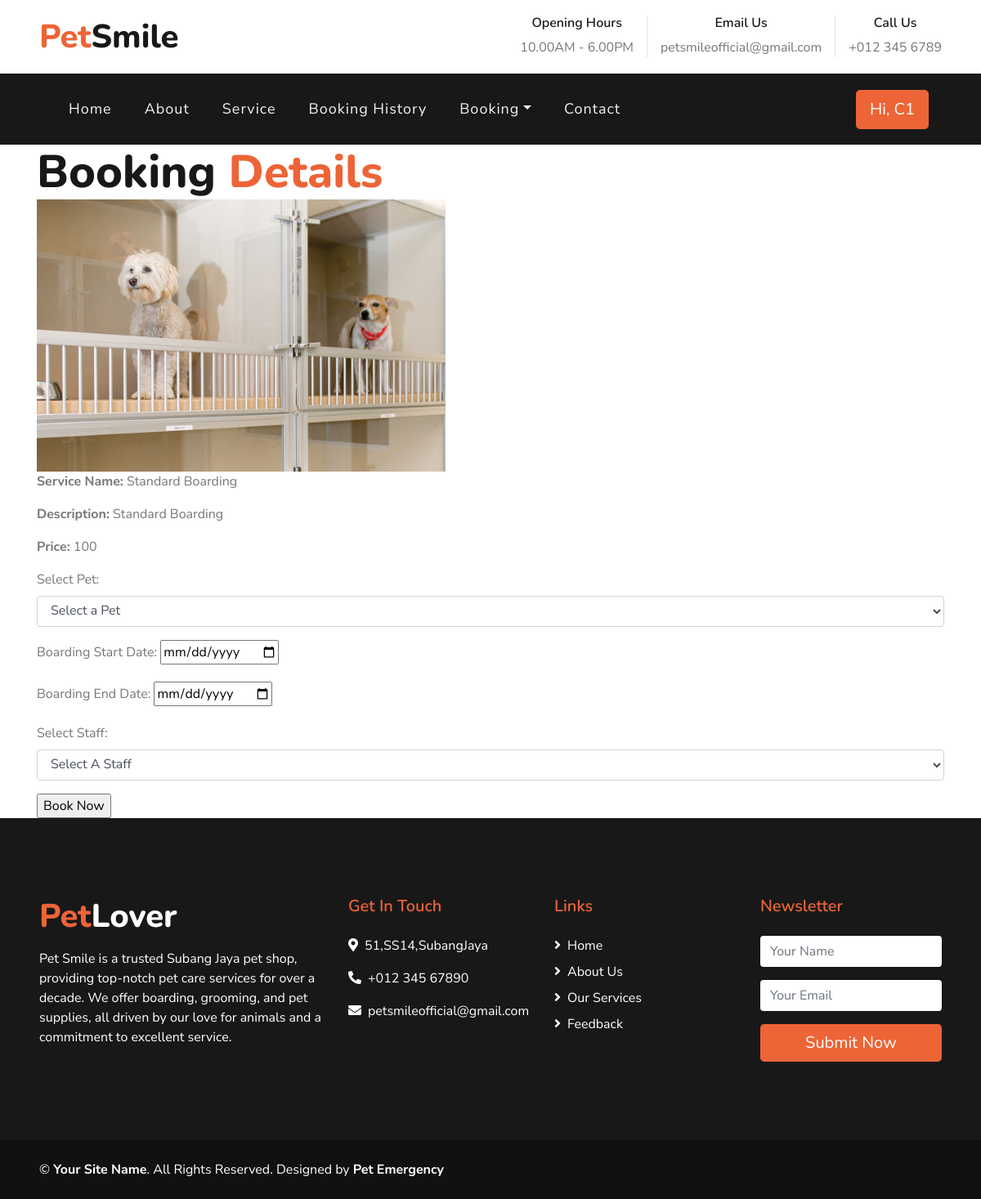
/booking.php?serviceID=SB1 (signed in), run on the app's committed database.
### tables this page shows
CREATE TABLE `service` (
  `ID` int(11) NOT NULL,
  `Service_ID` varchar(20) NOT NULL,
  `Service_Type` varchar(20) NOT NULL,
  `Service_Name` varchar(20) NOT NULL,
  `Service_Desc` varchar(20) NOT NULL,
  `Price` varchar(20) NOT NULL,
  `Img` longtext NOT NULL
);

### booking.php (the view, shortened to what this page needs)
<?php
$con = mysqli_connect('localhost', 'root', '', 'petsmile');
if (isset($_GET['serviceID'])) {
    $serviceID = $_GET['serviceID'];
    $selectServicesQuery = "SELECT * FROM service WHERE Service_ID = '$serviceID'";
    $servicesResult = mysqli_query($con, $selectServicesQuery);
    $serviceData = mysqli_fetch_assoc($servicesResult);
    $serviceName = $serviceData['Service_Name'];
    $serviceDesc = $serviceData['Service_Desc'];
    $price = $serviceData['Price'];
    $imageFileName = $serviceData['Img'];
    $serviceType = $serviceData['Service_Type'];
} else {
    echo "Service ID not provided.";
    exit;
}
?>
<!DOCTYPE html>
<html lang="en">
<head>
    <link href="https://cdnjs.cloudflare.com/ajax/libs/font-awesome/5.10.0/css/all.min.css" rel="stylesheet">
    <link href="lib/flaticon/font/flaticon.css" rel="stylesheet">
    <link href="lib/owlcarousel/assets/owl.carousel.min.css" rel="stylesheet">
    <link href="lib/tempusdominus/css/tempusdominus-bootstrap-4.min.css" rel="stylesheet" />
    <link href="css/style.css" rel="stylesheet">
</head>
<body>
        <div class="row py-3 px-lg-5">
            <div class="col-lg-4">
                <a href="" class="navbar-brand d-none d-lg-block">
                    <h1 class="m-0 display-5 text-capitalize"><span class="text-primary">Pet</span>Smile</h1>
                </a>
            </div>
            <div class="col-lg-8 text-center text-lg-right">
                <div class="d-inline-flex align-items-center">
                    <div class="d-inline-flex flex-column text-center pr-3 border-right">
                        <h6>Opening Hours</h6>
                        <p class="m-0">10.00AM - 6.00PM</p>
                    </div>
                    <div class="d-inline-flex flex-column text-center px-3 border-right">
                        <h6>Email Us</h6>
                        <p class="m-0">petsmileofficial@gmail.com</p>
                    </div>
                    <div class="d-inline-flex flex-column text-center pl-3">
                        <h6>Call Us</h6>
                        <p class="m-0">+012 345 6789</p>
                    </div>
                </div>
            </div>
        </div>
    <div class="container-fluid p-0">
        <nav class="navbar navbar-expand-lg bg-dark navbar-dark py-3 py-lg-0 px-lg-5">
            <div class="collapse navbar-collapse justify-content-between px-3" id="navbarCollapse">
                <div class="navbar-nav mr-auto py-0">
                    <a href="index.php" class="nav-item nav-link">Home</a>
                    <a href="about.php" class="nav-item nav-link">About</a>
                    <a href="service.php" class="nav-item nav-link">Service</a>
                    <a href="bookinghistory.php" class="nav-item nav-link">Booking History</a>
                    <div class="nav-item dropdown">
                      <a href="#" class="nav-link dropdown-toggle" data-toggle="dropdown">Booking</a>
                  </div>
                    <a href="contact.php" class="nav-item nav-link">Contact</a>
                </div>
                <?php
                if (isset($_SESSION['Cust_ID'])) {
                    echo '<a href="edit-profile.php" class="btn btn-lg btn-primary px-3 d-none d-lg-block">Hi, ' . $_SESSION['Cust_ID'] . '</a>';
                } else {
                  echo'<a href="login.php" class="btn btn-lg btn-primary px-3 d-none d-lg-block">Login</a>';
                }
                ?>
            </div>
        </nav>
    </div>
    <body>
        <div class="container">
          <h1 class="display-4 m-0">Booking <span class="text-primary">Details</span></h1>
            <?php
            echo "<img src='img/$imageFileName' alt='$serviceName' style='max-width: 500px;'><br>";
            echo "<p><strong>Service Name:</strong> $serviceName</p>";
            echo "<p><strong>Description:</strong> $serviceDesc</p>";
            echo "<p><strong>Price:</strong> $price</p>";
            ?>
            <form action="process-booking.php" method="POST">
                <div class="form-group">
                    <label for="petName">Select Pet:</label>
                    <select name="petName" id="petName" class="form-control">
                      <option value="">Select a Pet</option>
                    </select>
                </div>
                <?php
                if ($serviceType === "Pet Boarding") {
                    echo '<div class="form-group">
                              <label for="boardingStartDate">Boarding Start Date:</label>
                              <input type="date" id="boardingStartDate" name="boardingStartDate" required>
                          </div>';
                    echo '<div class="form-group">
                              <label for="boardingEndDate">Boarding End Date:</label>
                              <input type="date" id="boardingEndDate" name="boardingEndDate" required>
                          </div>';
                }
                ?>
                <div class="form-group">
                  <label for="staffName">Select Staff:</label>
                  <select name="staffName" id="staffName" class="form-control">
                      <option selected>Select A Staff</option>
                  </select>
              </div>
                <input type="submit" value="Book Now">
            </form>
        </div>
    </body>
    <div class="container-fluid bg-dark text-white py-5 px-sm-3 px-md-5">
        <div class="row pt-5">
            <div class="col-lg-4 col-md-12 mb-5">
                <h1 class="mb-3 display-5 text-capitalize text-white"><span class="text-primary">Pet</span>Lover</h1>
                <p class="m-0">Pet Smile is a trusted Subang Jaya pet shop, providing top-notch pet care services for over a decade. We offer boarding, grooming, and pet supplies, all driven by our love for animals and a commitment to excellent service.</p>
            </div>
            <div class="col-lg-8 col-md-12">
                <div class="row">
                    <div class="col-md-4 mb-5">
                        <h5 class="text-primary mb-4">Get In Touch</h5>
                        <p><i class="fa fa-map-marker-alt mr-2"></i>51,SS14,SubangJaya</p>
                        <p><i class="fa fa-phone-alt mr-2"></i>+012 345 67890</p>
                        <p><i class="fa fa-envelope mr-2"></i>petsmileofficial@gmail.com</p>
                    </div>
                    <div class="col-md-4 mb-5">
                        <h5 class="text-primary mb-4">Links</h5>
                        <div class="d-flex flex-column justify-content-start">
                            <a class="text-white mb-2" href="home.php"><i class="fa fa-angle-right mr-2"></i>Home</a>
                            <a class="text-white mb-2" href="about.php"><i class="fa fa-angle-right mr-2"></i>About Us</a>
                            <a class="text-white mb-2" href="service.php"><i class="fa fa-angle-right mr-2"></i>Our Services</a>
                            <a class="text-white" href="contact.php"><i class="fa fa-angle-right mr-2"></i>Feedback</a>
                        </div>
                    </div>
                    <div class="col-md-4 mb-5">
                        <h5 class="text-primary mb-4">Newsletter</h5>
                        <form action="">
                            <div class="form-group">
                                <input type="text" class="form-control border-0" placeholder="Your Name" required="required" />
                            </div>
                            <div class="form-group">
                                <input type="email" class="form-control border-0" placeholder="Your Email" required="required" />
                            </div>
                            <div>
                                <button class="btn btn-lg btn-primary btn-block border-0" type="submit">Submit Now</button>
                            </div>
                        </form>
                    </div>
                </div>
            </div>
        </div>
    </div>
    <div class="container-fluid text-white py-4 px-sm-3 px-md-5" style="background: #111111;">
        <div class="row">
            <div class="col-md-6 text-center text-md-left mb-3 mb-md-0">
                <p class="m-0 text-white">
                    &copy; <a class="text-white font-weight-bold" href="#">Your Site Name</a>. All Rights Reserved.
					Designed by <a class="text-white font-weight-bold">Pet Emergency</a>
                </p>
            </div>
        </div>
    </div>
</body>
</html>

### data on the page
service: Img (picture), Service_Name "Standard Boarding", Service_Desc "Standard Boarding", Price "100"

### other printed values
$_SESSION['Cust_ID'] "C1"
